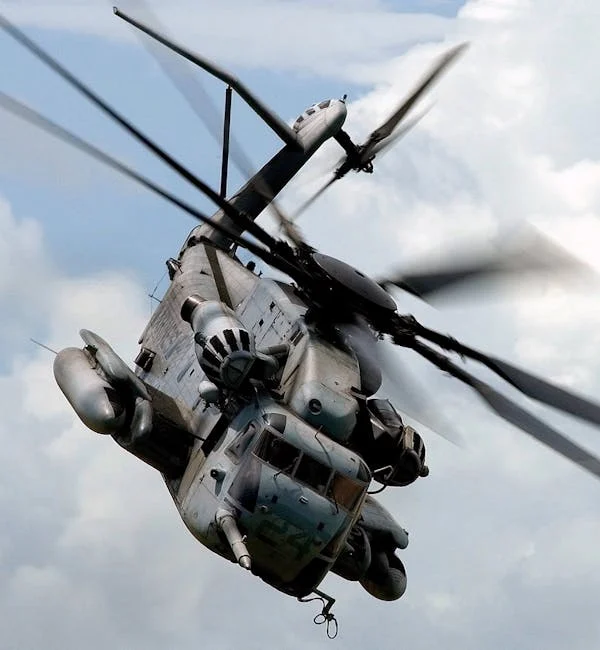
#> input picture helicopter-army-01.webp, 600 x 650 px, found by its file name
$ python resimlerin_histogramlari-8k.py
#> lines starting #> are read from the running program, lines starting #| are printed output that depends on the picture
import cv2
import numpy as np
from matplotlib import pyplot as plt

img2=cv2.imread("helicopter-army-01.webp")
#> img2 is the input picture: shape (650, 600, 3); mean B, G, R 171.6, 164.2, 156.9
b,g,r=cv2.split(img2)
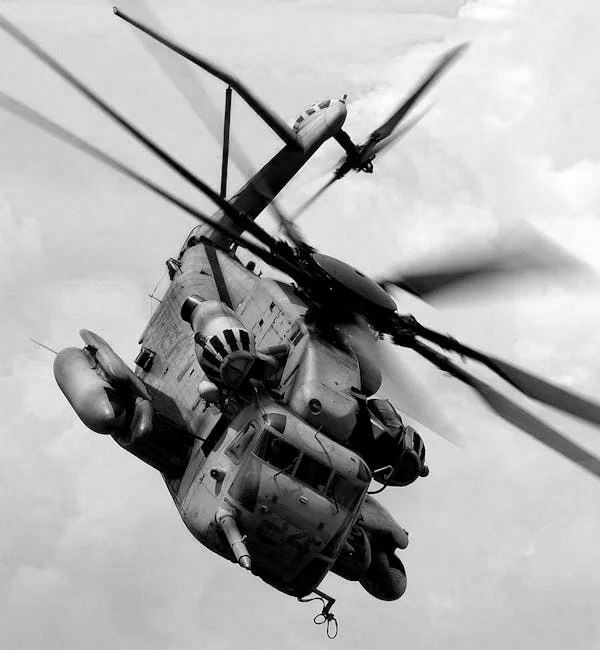
#> b: shape (650, 600); min 0, max 255, mean 171.6
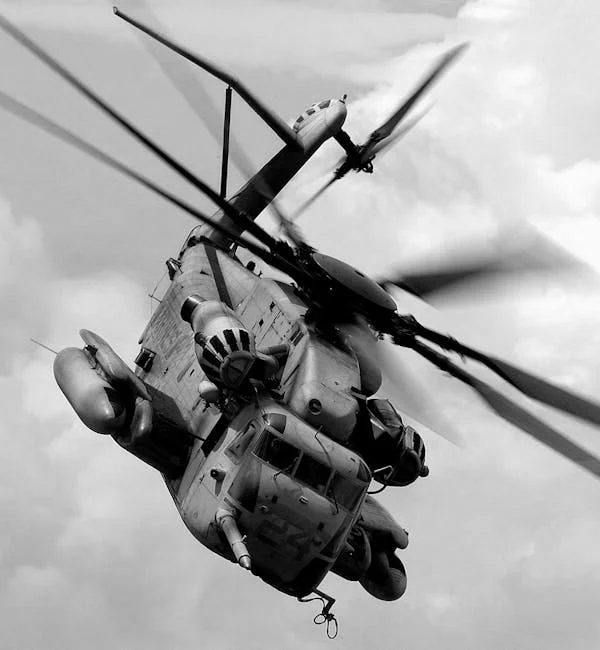
#> g: shape (650, 600); min 0, max 255, mean 164.2
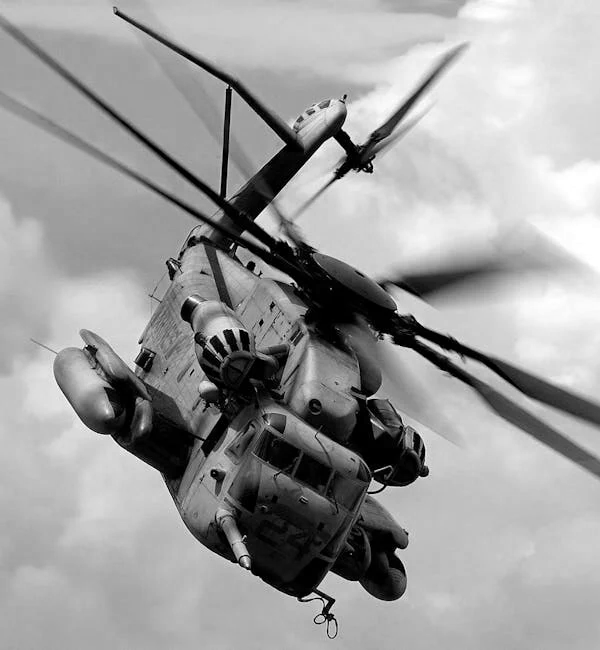
#> r: shape (650, 600); min 0, max 255, mean 156.9
# img=np.zeros((500,500),np.uint8)
# cv2.rectangle(img,(40,60),(280,300),(255,255,255),-1)

# cv2.imshow("img",img)
cv2.imshow("img2",img2)

# plt.hist(img.ravel(),256,[0,256])
# plt.hist(img2.ravel(),256,[0,256])
plt.hist(b.ravel(),256,[0,256])       #burdaki ravel fonksiyonu degerleri tek bir satıra dokmeye yarar
plt.hist(g.ravel(),256,[0,256])
plt.hist(r.ravel(),256,[0,256])
plt.show()
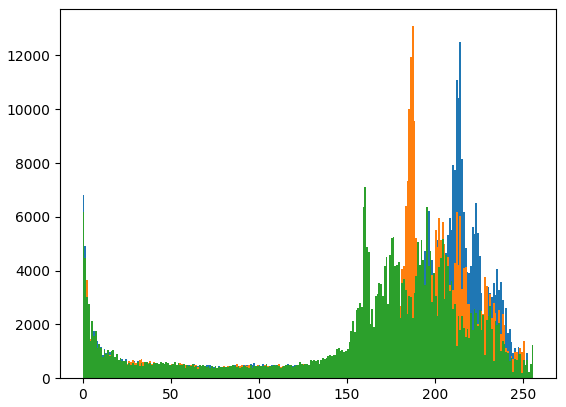
#> figure drawn by matplotlib, 1 panel; tallest bar 12497 high, from x = 214 to 215; tallest bar 13086 high, from x = 187 to 188; tallest bar 7095 high, from x = 160 to 161


cv2.waitKey(0)
cv2.destroyAllWindows()

$ run again, with 1.1 aircraft-2.jpg.jpg saved as helicopter-army-01.webp
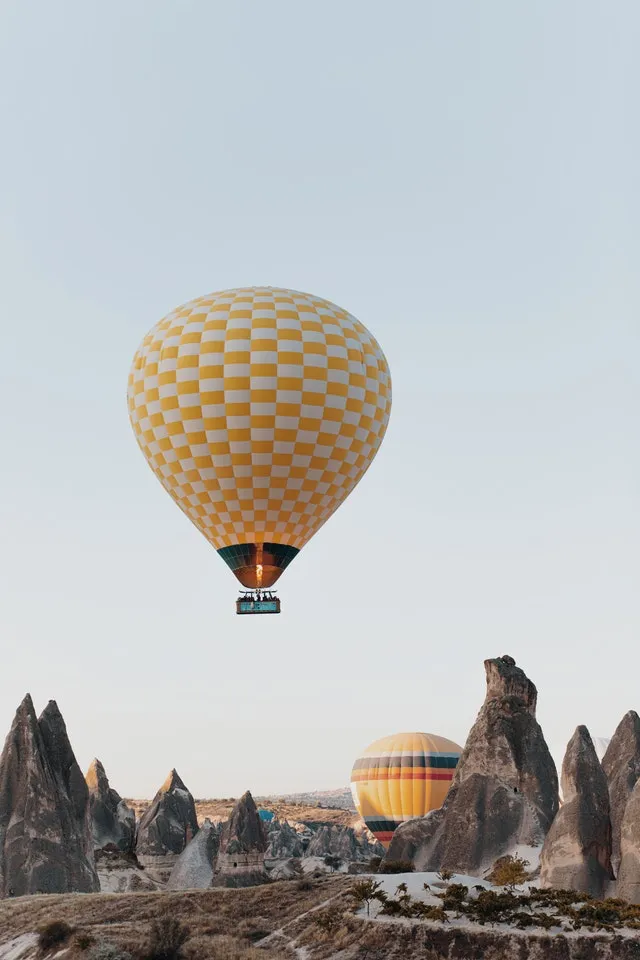
#> input picture 1.1 aircraft-2.jpg.jpg, 640 x 960 px, found by its file name
#> img2 is the input picture: shape (960, 640, 3); mean B, G, R 179.9, 180.8, 180.1
#> `b,g,r=cv2.split(img2)`:
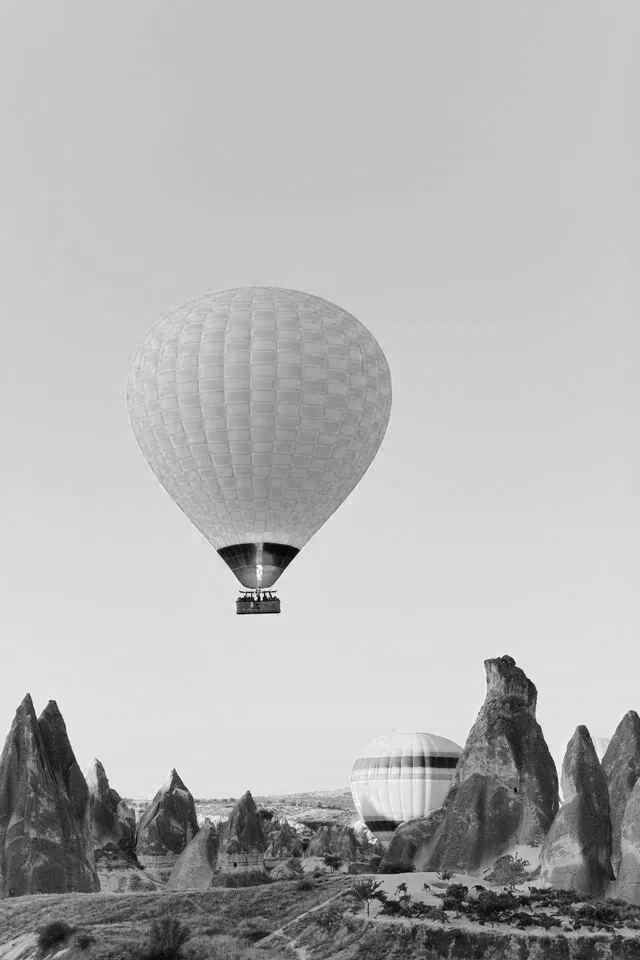
#> r: shape (960, 640); min 0, max 255, mean 180.1
#> `plt.show()`:
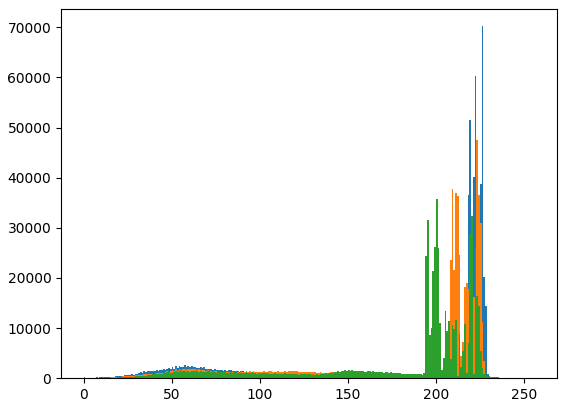
#> figure drawn by matplotlib, 1 panel; tallest bar 70236 high, from x = 226 to 227; tallest bar 47554 high, from x = 223 to 224; tallest bar 35777 high, from x = 200 to 201
